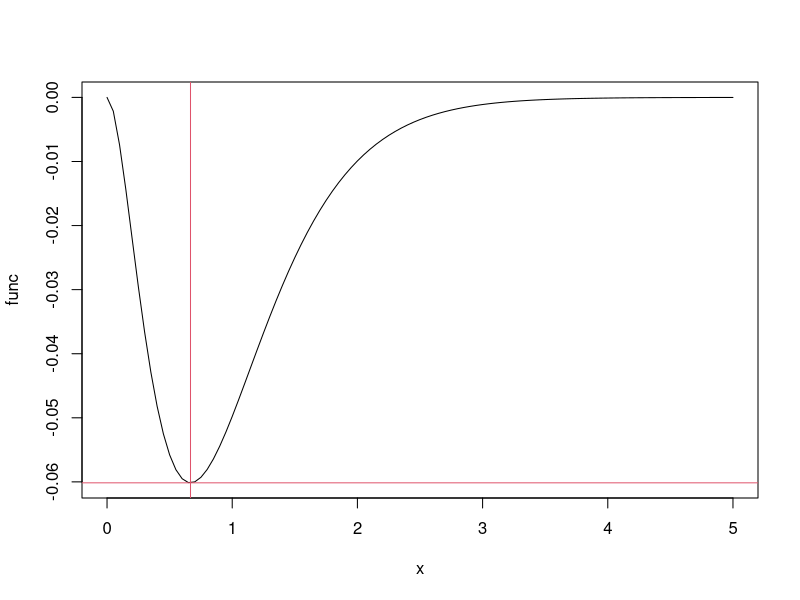

This figure's R source:
func<-function(x){
	return(-x^2*exp(-3*x))
}
opt<-optimize(func,c(0.,5.))
cat(opt$minimum, opt$objective)
plot(func,0,5)
abline(h=opt$objective,col=2)
abline(v=opt$minimum,col=2)